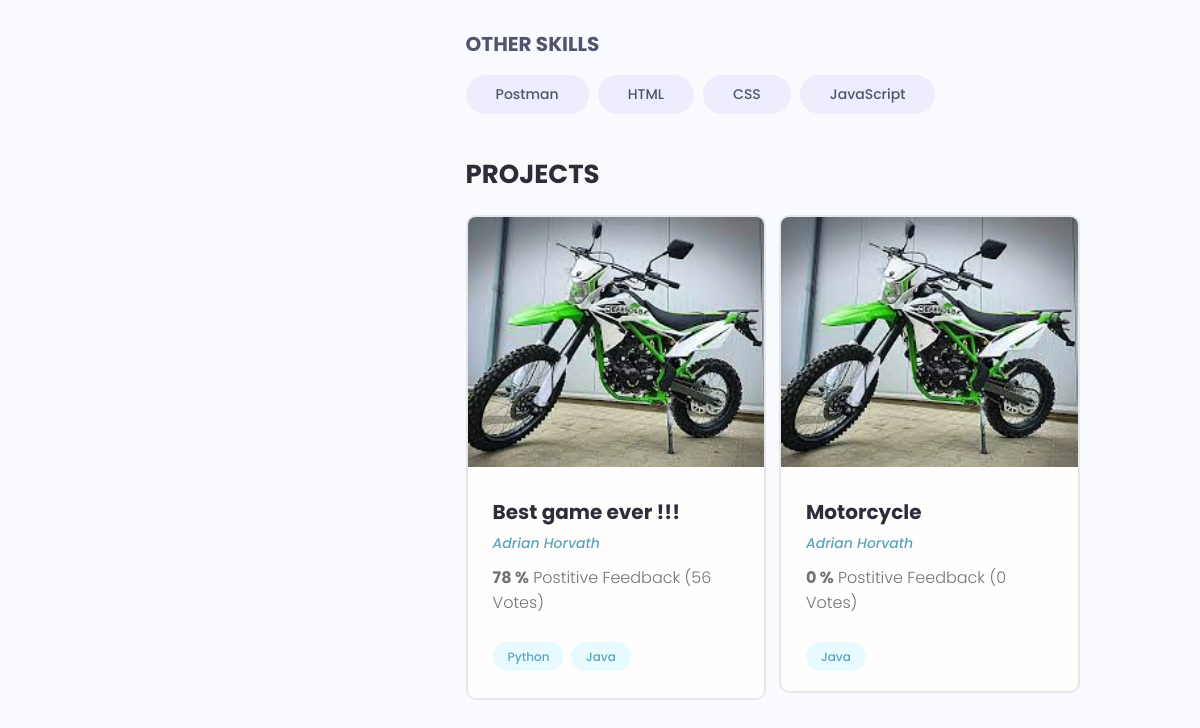
/profile/2cfb1329-a3ae-4a3b-a4ca-15cfc957452f/ (lower part), run on an earlier commit of the app's database.
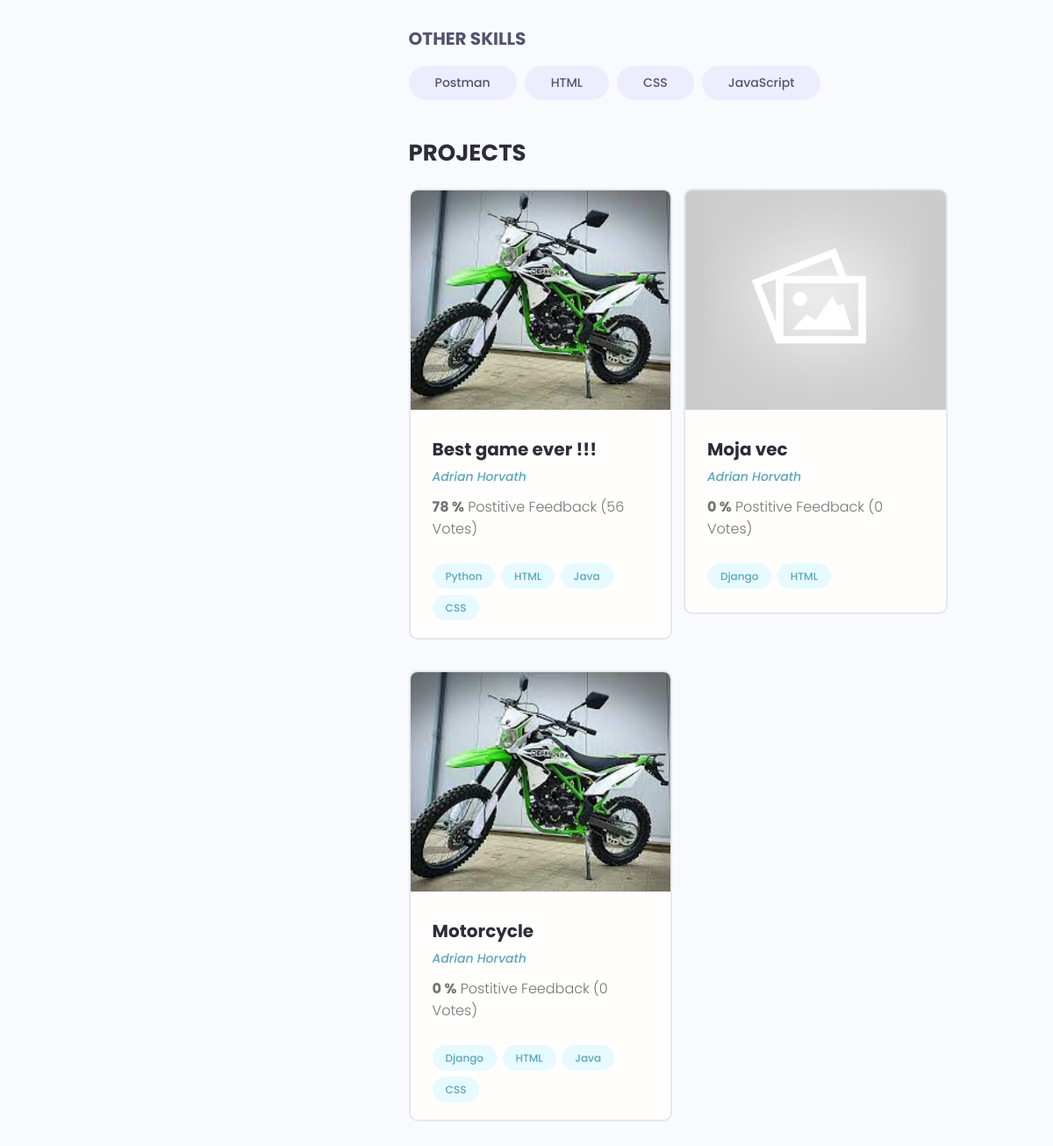
And on a later commit of the database.
### users/models.py (models this page shows, shortened)
class Skill(models.Model):
    id = models.UUIDField(default=uuid.uuid4, unique=True,
    primary_key=True, editable=False)
    skill = models.ForeignKey(Profile,on_delete=models.CASCADE, null=True, blank=True)
    name = models.CharField(max_length=50, blank=True, null=True)
    description = models.TextField(blank=True, null=True)
    created = models.DateTimeField(auto_now_add=True)

class Profile(models.Model):
    id = models.UUIDField(default=uuid.uuid4, unique=True,
    primary_key=True, editable=False)
    user = models.OneToOneField(User, on_delete=models.CASCADE, null=True,blank=True)
    name = models.CharField(max_length=200, blank=True, null=True)
    username = models.CharField(max_length=200, blank=True, null=True)
    location = models.CharField(max_length=200, blank=True, null=True)
    email = models.EmailField(max_length=300, null= True, blank=True)
    short_info = models.CharField(max_length=200, blank=True, null=True)
    bio = models.TextField(blank=True, null=True)
    profile_image = models.ImageField(blank=False, null=False, upload_to="profiles/", default="profiles/user-default.png")
    social_github = models.CharField(max_length=200, blank=True, null=True)
    social_twitter = models.CharField(max_length=200, blank=True, null=True)
    social_linkedin = models.CharField(max_length=200, blank=True, null=True)
    social_youtube = models.CharField(max_length=200, blank=True, null=True)
    social_website = models.CharField(max_length=200, blank=True, null=True)
    social_stackoverflow = models.CharField(max_length=200, blank=True, null=True)
    created = models.DateTimeField(auto_now_add=True)
    class Meta:
        ordering = ["-created"]

### projects/models.py (models this page shows, shortened)
class Project(models.Model):
    id = models.UUIDField(default=uuid.uuid4, unique=True,
    primary_key=True, editable=False)
    owner = models.ForeignKey(Profile, on_delete=models.CASCADE,null=True,blank=True)
    title = models.CharField(max_length=200)
    description = models.TextField(null=True, blank=True)
    featured_image = models.ImageField(null=False,blank=False, default="default.jpg")
    demo_link = models.CharField(max_length=2000,null=True,blank=True)
    source_link = models.CharField(max_length=2000,null=True,blank=True)
    tags = models.ManyToManyField("Tag",blank=True )
    vote_total = models.IntegerField(default=0, null=True,blank=True)
    vote_ratio = models.IntegerField(default=0, null=True,blank=True)
    created = models.DateTimeField(auto_now_add=True)
    updated = models.DateTimeField(auto_now=True)
    class Meta:
        ordering = ["-vote_ratio","-vote_total", "title"]

class Tag (models.Model):
    id = models.UUIDField(default=uuid.uuid4, unique=True,
    primary_key=True, editable=False)
    name = models.CharField(max_length=200)
    created = models.DateTimeField(auto_now_add=True)
    def __str__(self):
        return self.name

### users/views.py (the view)
# urls.py: path("profile/<str:pk>/", views.profile,name="profile" ),
def profile (request, pk):
    profile= Profile.objects.get(id=pk)
    skills_with_description = profile.skill_set.exclude(description__exact="")
    skills_no_description = profile.skill_set.filter(description="")
    context = {"profile":profile, "skills_no_description":skills_no_description, "skills_with_description":skills_with_description}
    return render(request, "users/user_profile.html", context)

### users/templates/users/user_profile.html (shortened to what this page needs)
{% extends 'main.html' %}
{% block content %}
<main class="profile my-md">
    <div class="container">
        <div class="layout">
            <div class="column column--1of3">
            </div>
            <div class="column column--2of3">
                <div class="devInfo">
                    <div class="devInfo__skills">
                        <h3 class="devInfo__subtitle">Other Skills</h3>
                        <div class="devInfo__otherSkills">
                            {% for skill in skills_no_description %}
                            <span class="tag tag--pill tag--sub tag--lg">
                                <small>{{ skill.name }}</small>
                            </span>
                           {% endfor %}
                        </div>
                    </div>
                </div>
                <div class="devInfo">
                    <h3 class="devInfo__title">Projects</h3>
                    <div class="grid grid--two">
                        {% for project in profile.project_set.all %}
                        <div class="column">
                            <div class="card project">
                                <a href="{% url 'project' project.id %}" class="project">
                                    <img class="project__thumbnail" src="{{ project.featured_image.url }}"
                                        alt="project thumbnail" />
                                    <div class="card__body">
                                        <h3 class="project__title">{{ project.title }}</h3>
                                        <p><a class="project__author" href="{% url 'profile' profile.id %}">{{ project.owner.name }}</a></p>
                                        <p class="project--rating">
                                            <span style="font-weight: bold;">{{ project.vote_ratio }} %</span> Postitive
                                            Feedback ({{ project.vote_total }} Vote{{ project.vote_total|pluralize:"s" }})
                                        </p>
                                        <div class="project__tags">
                                            {% for tag in project.tags.all %}
                                            <span class="tag tag--pill tag--main">
                                                <small>{{ tag }}</small>
                                            </span>
                                            {% endfor %}
                                        </div>
                                    </div>
                                </a>
                            </div>
                        </div>
                        {% endfor %}
                    </div>
                </div>
            </div>
        </div>
    </div>
</main>
{% endblock %}

What changed in the data, as far as the page shows it:
added Tag: name "HTML"
added Tag: name "CSS"
added Project: featured_image (placeholder picture), title "Moja vec", owner.name "Adrian Horvath", vote_ratio "0", vote_total "0"
now on this page (row unchanged): Tag: name "Django"
